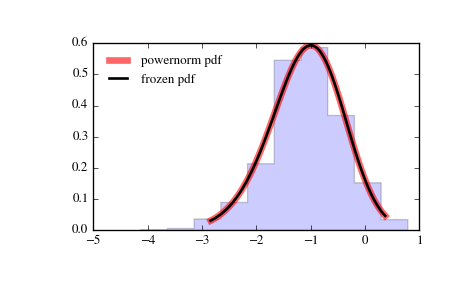

The script that drew this image:
from scipy.stats import powernorm
import matplotlib.pyplot as plt
fig, ax = plt.subplots(1, 1)

# Calculate a few first moments:

c = 4.45
mean, var, skew, kurt = powernorm.stats(c, moments='mvsk')

# Display the probability density function (``pdf``):

x = np.linspace(powernorm.ppf(0.01, c),
                powernorm.ppf(0.99, c), 100)
ax.plot(x, powernorm.pdf(x, c),
       'r-', lw=5, alpha=0.6, label='powernorm pdf')

# Alternatively, the distribution object can be called (as a function)
# to fix the shape, location and scale parameters. This returns a "frozen"
# RV object holding the given parameters fixed.

# Freeze the distribution and display the frozen ``pdf``:

rv = powernorm(c)
ax.plot(x, rv.pdf(x), 'k-', lw=2, label='frozen pdf')

# Check accuracy of ``cdf`` and ``ppf``:

vals = powernorm.ppf([0.001, 0.5, 0.999], c)
np.allclose([0.001, 0.5, 0.999], powernorm.cdf(vals, c))
# True

# Generate random numbers:

r = powernorm.rvs(c, size=1000)

# And compare the histogram:

ax.hist(r, normed=True, histtype='stepfilled', alpha=0.2)
ax.legend(loc='best', frameon=False)
plt.show()
